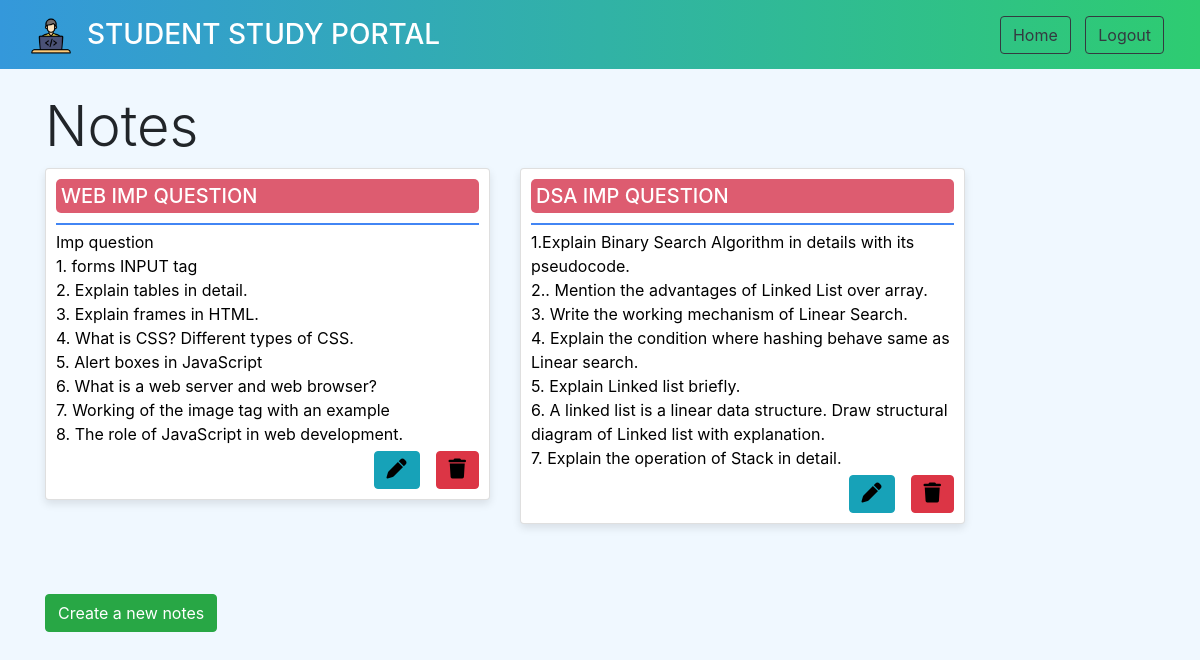
/note/notes/ (signed in), run on the app's committed database.
### note/models.py (models this page shows, shortened)
class Notes(models.Model):
    user = models.ForeignKey(User, on_delete=models.CASCADE)
    title = models.CharField(max_length=200)
    description = models.TextField(max_length=1000)
    class Meta:
        verbose_name = "notes"
        verbose_name_plural = "notes"

### note/views.py (the view)
# urls.py: path('notes/', views.notes, name='notes'),
@login_required
def notes(request):
    notes_list = Notes.objects.filter(user=request.user)
    return render(request, "notes.html", {"notes_list": notes_list})

### note/templates/notes.html (shortened to what this page needs)
{% extends 'dashboard/base.html' %}
{% load static %}
{% block content %}
<link rel="stylesheet" href="{% static 'css/style.css' %}">
  <div class="container mt-4">
    <h1 class="display-4">Notes</h1>
    <div class="row">
      {% for note in notes_list %}
        <div class="col-md-5 mb-3">
          <div class="card card-color">
            <div class="card-body">
              <h5 class="card-title">{{ note.title.upper }}</h5>
              <hr>
              <p class="card-text">{{ note.description }}</p>
              <div class="d-flex justify-content-end align-items-center">
                <a href="{% url 'note-update' note.id %}" class="btn btn-info">
                  <i class="fas fa-pen" style="font-size: 20px; color: black;"></i>
                </a>
                <a href="{% url 'note-delete' note.id %}" class="btn btn-danger">
                  <i class="fas fa-trash" style="font-size: 20px; color: black;"></i>
                </a>
              </div>
            </div>
          </div>
        </div>
      {% endfor %}
    </div>
    <a href="{% url 'note-create' %}" class="btn btn-success mt-4">Create a new notes</a>
  </div>
{% endblock %}

### static/css/style.css (style rules this page uses)
.container { margin-bottom: 50px; margin-top: 50px; }
.card-color { background-color: #ffffff; transition: background-color 0.3s ease; overflow: hidden; }
.card { box-shadow: 0 4px 8px rgba(0, 0, 0, 0.1); transition: transform 0.3s ease; display: flex; flex-direction: column; width: 100%; margin-bottom: 40px; }
.card-body { padding: 10px; flex-grow: 1; display: flex; flex-direction: column; }
.card-title { background-color: #dd5c70; color: #ffffff; padding: 5px; margin-bottom: 5px; border-radius: 5px; max-height: 40px; text-wrap: nowrap; overflow: hidden; text-overflow: ellipsis; }
.card-text { margin-bottom: 5px; overflow: hidden; white-space: pre-line; color: black; }
.card-body hr { border-top: 2px solid #4285f4; margin: 5px 0; }
.d-flex { display: flex; justify-content: space-between; align-items: center; }
.btn-info, .btn-danger { transition: color 0.3s ease; }
@media only screen and (max-width: 1200px) { .card { margin-bottom: 30px; } }

### data on the page
Notes: title "WEB IMP QUESTION", description "Imp question 1. forms INPUT tag 2. Explain tables in detail. 3. Explain frames in HTML. 4. What is CSS? Different types of CSS. 5. Alert boxes in JavaScript 6. What is a web server and web browser? 7. Working of the image tag with an example 8. The role of JavaScript in web development."
Notes: title "DSA IMP QUESTION", description "1.Explain Binary Search Algorithm in details with its pseudocode. 2.. Mention the advantages of Linked List over array. 3. Write the working mechanism of Linear Search. 4. Explain the condition where hashing behave same as Linear search. 5. Explain Linked list briefly. 6. A linked list is a linear data structure. Draw structural diagram of Linked list with explanation. 7. Explain the operation of Stack in detail."
